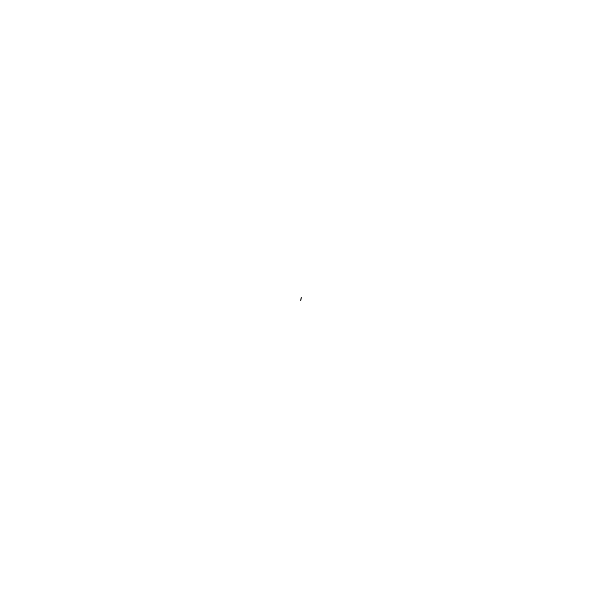
Frame 1 (no input)
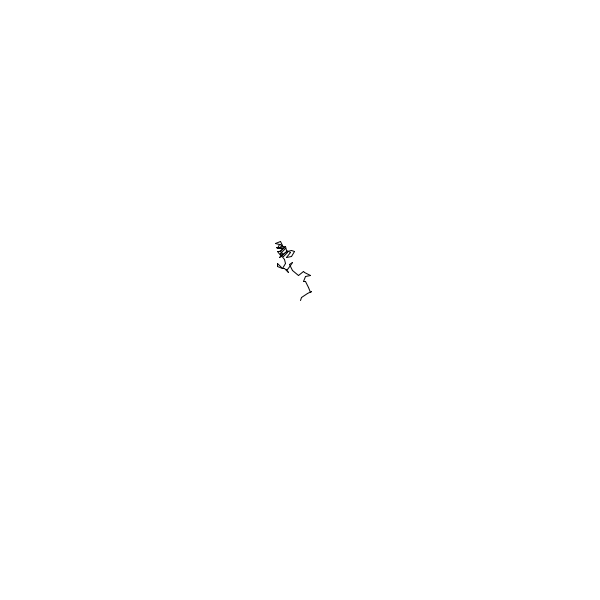
Frame 60 (the mouse pressed at the canvas centre just before this capture)
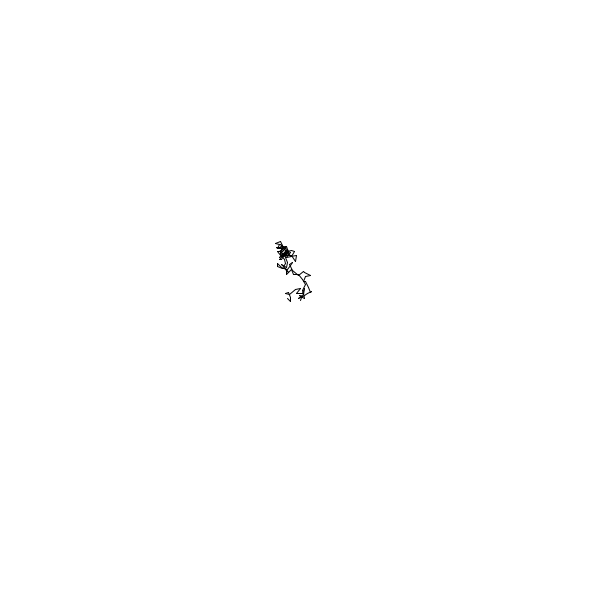
Frame 120 (the mouse held since frame 60 and released just before this capture)

The Processing sketch that drew these frames (run headless with seeded random() and noise(); from frame 60 on, the mouse is pressed at the canvas centre):

// Processing sketch: agent_random_walk_line
// ── agent_random_walk_line.pde
// エージェント（ランダムウォークの軌跡）

// エージェントの位置
float x;
float y;

void setup() {
  size(600, 600);
  background(255);

  // 初期位置
  x = width / 2;
  y = height / 2;
}

void draw() {
  // 移動前の位置を覚えておく
  float px = x;
  float py = y;

  // 移動
  x += random(-6, +6);
  y += random(-6, +6);

  // 軌跡の線を引く
  line(px, py, x, y);
}
